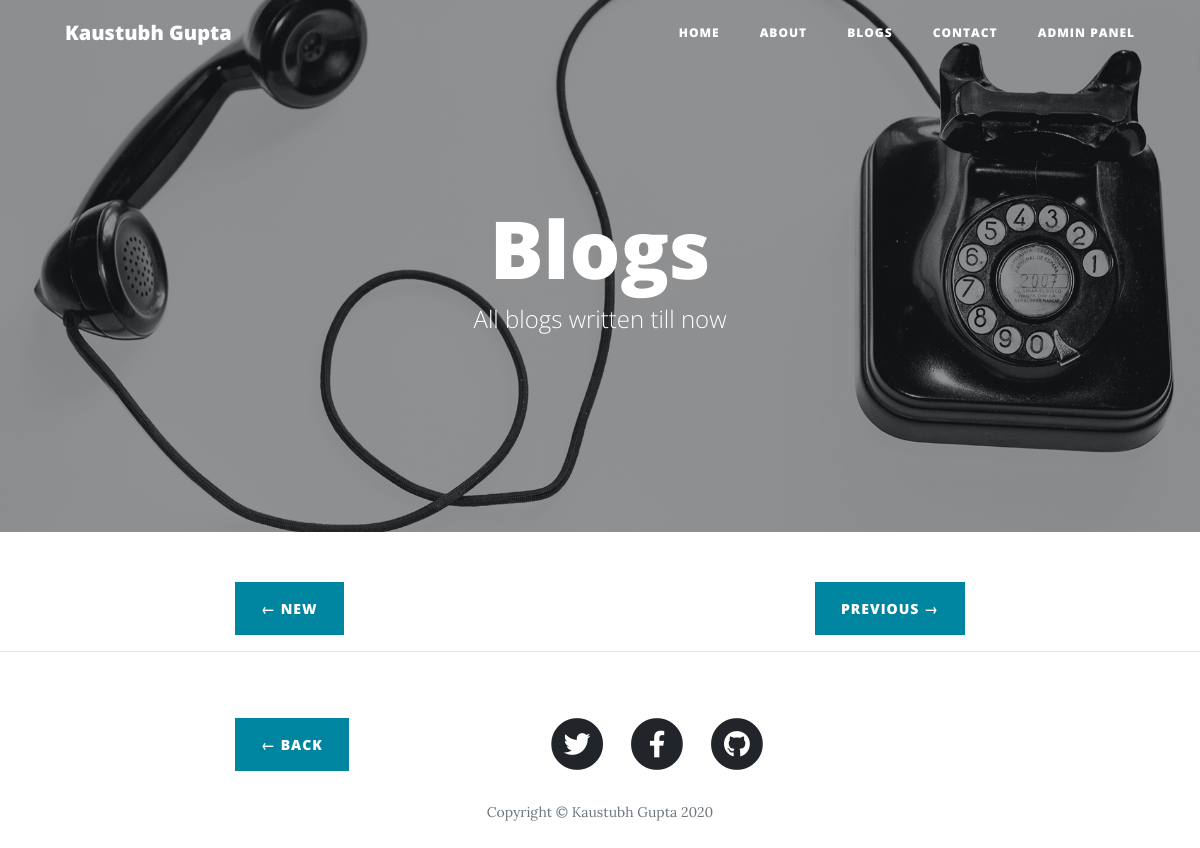
The page /blogs?page=2 on the database as committed earlier.
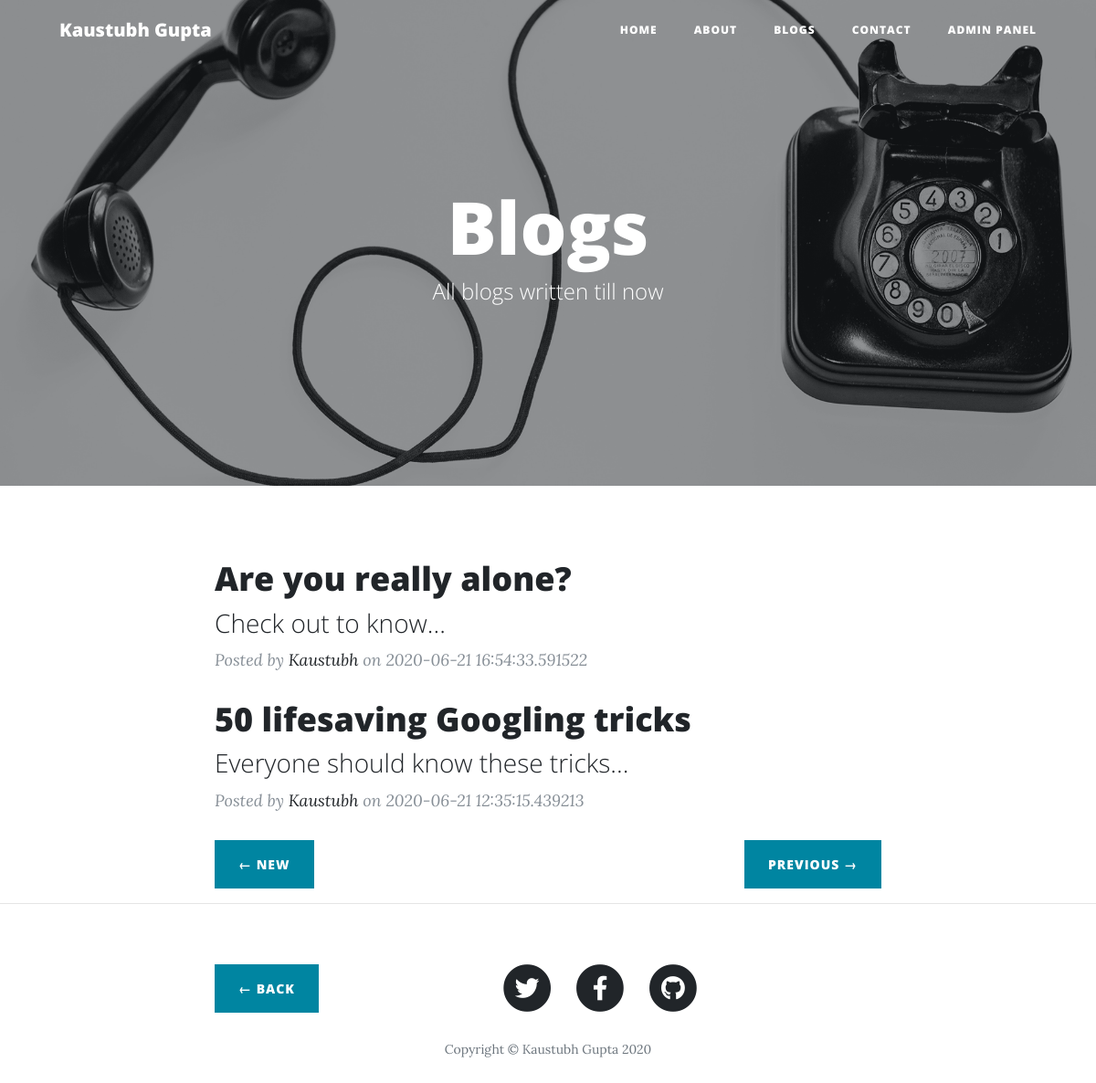
The same page on the database as committed later.
### mainWeb.py (models this page shows)
class Posts(db.Model):
    serial_no = db.Column(db.Integer, primary_key=True)
    title = db.Column(db.String(50), nullable=False)
    tagline = db.Column(db.String(50), nullable=False)
    slug = db.Column(db.String(50), nullable=False)
    content = db.Column(db.String(9999), nullable=False)
    date = db.Column(db.String(12), nullable=True)
    img_file = db.Column(db.String(30), nullable=True)

### mainWeb.py (the view)
@app.route('/blogs')
def blogs():
    posts = Posts.query.filter_by().all()[::-1]
    last = math.ceil(len(posts)/int(parameter['no_of_post']))
    page = request.args.get('page')
    if (not str(page).isnumeric()):
        page = 1
    page = int(page)
    posts = posts[(page-1)*int(parameter['no_of_post']):(page-1)*int(parameter['no_of_post'])+int(parameter['no_of_post'] )]
    if page == 1:
        prev = "/blogs"
        next = "/blogs?page=" + str(page+1)
    elif page == last:
        prev = "/blogs?page=" + str(page - 1)
        next = "/blogs"
    else:
        prev = "/blogs?page=" + str(page - 1)
        next = "/blogs?page=" + str(page + 1)
    return render_template('blogs.html', par=parameter, posts=posts, next=next, prev=prev)

### templates/blogs.html
{% extends "layout.html" %}
{% block body %}
<header class="masthead" style="background-image: url('{{url_for('static', filename='img/contact-bg.jpg')}}')">
    <div class="overlay"></div>
    <div class="container">
      <div class="row">
        <div class="col-lg-8 col-md-10 mx-auto">
          <div class="page-heading">
            <h1>Blogs</h1>
            <span class="subheading">All blogs written till now</span>
          </div>
        </div>
      </div>
    </div>
  </header>
  <div class="container">
    <div class="row">
      <div class="col-lg-8 col-md-10 mx-auto">
  {% for post in posts %}
        <div class="post-preview">
          <a href="/post/{{post.slug}}">
            <h2 class="post-title">
              {{post.title}}
            </h2>
            <h3 class="post-subtitle">
              {{post.tagline}}...
            </h3>
          </a><p class="post-meta">Posted by
            <a href="/about">Kaustubh</a>
            on {{post.date}}</p>
        </div>
        {% endfor %}
<div class="clearfix">
          <a class="btn btn-primary float-left" href="{{prev}}">&larr; New </a>
          <a class="btn btn-primary float-right" href="{{next}}">Previous &rarr;</a>
        </div>
      </div>
    </div>
  </div>
 {% endblock %}

Rows that differ between the two databases and show on the page:
now on this page (row edited): Posts: title "Are you really alone?", tagline "Check out to know", date "2020-06-21 16:54:33.591522"
now on this page (row edited): Posts: title "50 lifesaving Googling tricks", tagline "Everyone should know these tricks", date "2020-06-21 12:35:15.439213"
